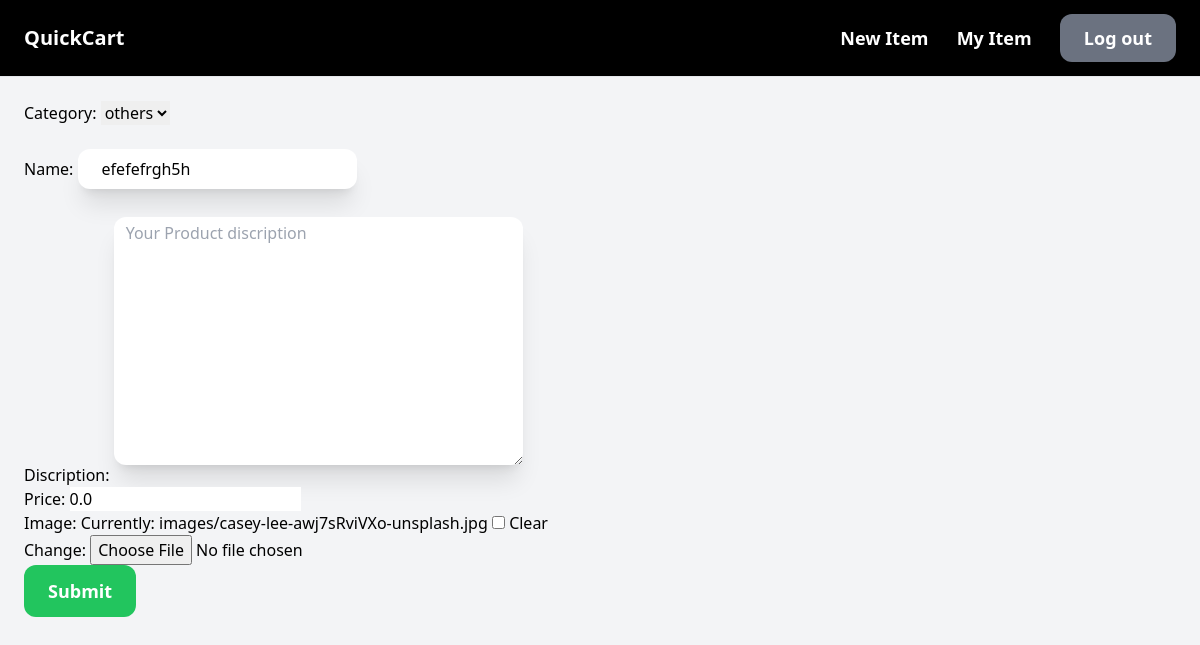
Screenshot of /edit/2/ (signed in) with the database file from the repository.
### core/models.py (models this page shows, shortened)
class Item(models.Model):
    category = models.ForeignKey(Category,on_delete=models.CASCADE)
    author = models.ForeignKey(User,on_delete=models.CASCADE)
    name = models.CharField(max_length=100)
    discription = models.TextField(null=True,blank=True)
    created_by = models.DateTimeField(auto_now_add=True)
    updated_by = models.DateTimeField(auto_now=True)
    price = models.FloatField(null=True,blank=True,default=0.00)
    image = models.ImageField(default='pics.jpg',upload_to='images',null=True,blank=True)
    class Meta:
        ordering = ['-created_by','updated_by']

class Category(models.Model):
    name = models.CharField(max_length=255)
    class Meta:
        verbose_name_plural = 'Categories'
    def __str__(self):
        return str(self.name)

### core/views.py (the view)
# urls.py: path('edit/<str:pk>/',views.updateView,name='update'),
@login_required
def updateView(request,pk):
    item = get_object_or_404(Item,pk=pk)
    form = ItemForm(instance=item)
    if request.method == 'POST':
        form = ItemForm(request.POST,request.FILES,instance=item)
        if form.is_valid():
            form.save()
            return redirect('detail',pk=item.id)
    else:
     form = ItemForm(instance=item)
    if item.author != request.user :
        return redirect('home')
    return render(request,'core/update.html',{'form':form})

### core/forms.py
class ItemForm(forms.ModelForm):
    name = forms.CharField(widget=forms.TextInput(attrs={
        'placeholder' : 'Your Product Name',
        'class' : 'py-2 px-6 rounded-xl mb-4 mt-6 shadow-xl'
    }))
    discription = forms.CharField(widget=forms.Textarea(attrs={
        'placeholder' : 'Your Product discription',
        'class' : 'py-1 px-3 rounded-xl mb-4 mt-3 shadow-xl'
    }))
    class Meta:
        model = Item
        fields = '__all__'
        exclude = ['author',]

### core/templates/core/update.html (shortened to what this page needs)
{% extends 'core/base.html' %}
{% block content %}
 <form method="POST" enctype="multipart/form-data">
    {{ form.as_p }}
    <input type="submit" class="inline-block px-6 py-3 text-lg font-semibold bg-green-500 text-white rounded-xl hover:bg-green-700">
 </form>
{% endblock %}

### rows the page displays
Item: category "others", price "0.0"
Category: name "efefefrgh5h"
